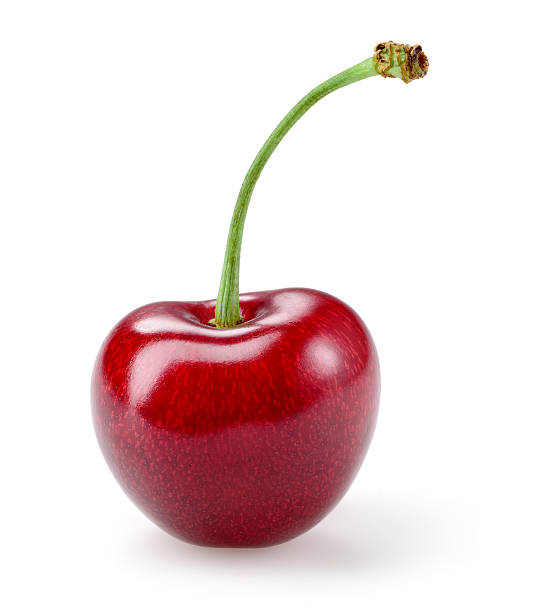
#> input picture test2.png, 534 x 612 px
$ jupyter execute 'Otsu'"'"'s.ipynb'   (shell and % lines are left out)
#> lines starting #> are read from the running program, lines starting #| are printed output that depends on the picture; after the words box and inside, x2 and y2 are one past the last pixel; in counts of white or black regions, pixels touching at a corner belong together
<a href="https://colab.research.google.com/github/nodonut6311/Otsu-s-Thresholding-in-Image-Processing/blob/main/Otsu's.ipynb" target="_parent"></a>

[cell 1]
import cv2
import pytesseract
import matplotlib.pyplot as plt

[cell 2]
pytesseract.pytesseract.tesseract_cmd = "/usr/bin/tesseract"

[cell 3]
from google.colab import files
uploaded = files.upload()
#> the answer given: test2.png

[cell 4]
img = cv2.imread("test2.png")
#> img is the input picture: shape (612, 534, 3); mean B, G, R 215.8, 215.3, 234.4
img_rgb = cv2.cvtColor(img, cv2.COLOR_BGR2RGB)

plt.figure(figsize = (6,6))
plt.imshow(img_rgb)
plt.title("OG")
plt.axis("off")

[cell 5]
gray = cv2.cvtColor(img,cv2.COLOR_BGR2GRAY)
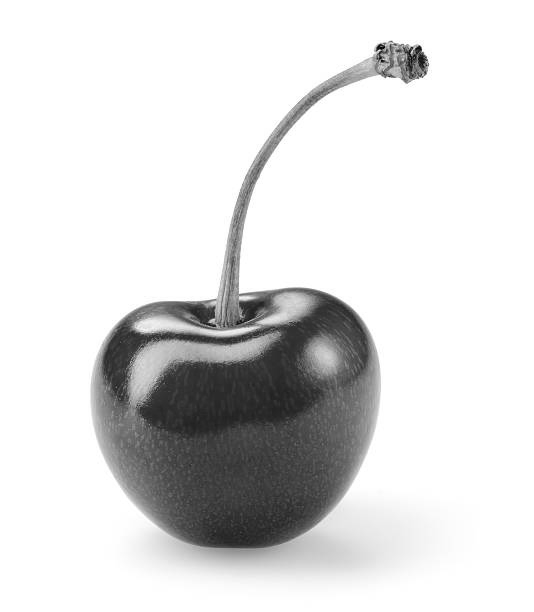
#> gray: shape (612, 534); min 1, max 255, mean 221

plt.figure(figsize = (6,6))
plt.imshow(gray, cmap = "gray")
plt.title("OG'S GrayScale")
plt.axis("off")

[cell 6]
#Grayscale Intensity Histogram :
plt.figure(figsize=(6,4))
plt.hist(gray.ravel(), bins=256, range=[0,256]) #converting 2D to 1D
plt.title("GIS")
plt.xlabel("0 - 255")
plt.ylabel("#Pixels")
plt.show()
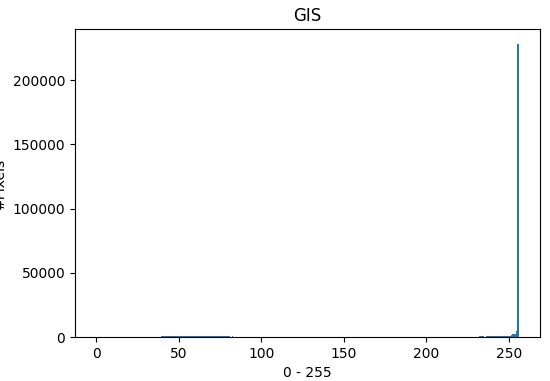
#> figure drawn by matplotlib, 1 panel; tallest bar 228401 high, from x = 255 to 256

[cell 7]
threshold_value = 150

plt.figure(figsize=(6,4))
plt.hist(gray.ravel(), bins=256, range=[0,256])
plt.axvline(threshold_value, linestyle="--", linewidth=2, label="Threshold")
plt.title("GIS w Threshold")
plt.xlabel("0-255")
plt.ylabel("#Pixels")
plt.legend()
plt.show()
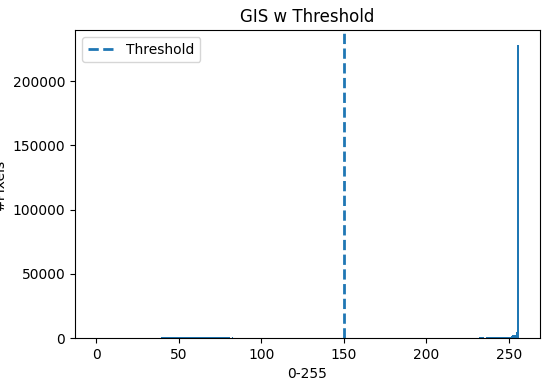
#> figure drawn by matplotlib, 1 panel; tallest bar 228401 high, from x = 255 to 256

[cell 8]
plt.figure(figsize=(6,4))
plt.hist(gray.ravel(), bins=256, range=[0,256])
plt.yscale("log")
plt.title("Log-Scaled GIH")
plt.xlabel("0-255")
plt.ylabel("Pixel Count (log scale)")
plt.show()
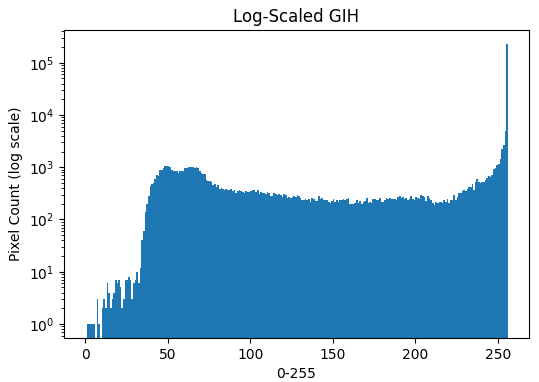
#> figure drawn by matplotlib, 1 panel; tallest bar 228401 high, from x = 255 to 256

[cell 9]
otsu_threshold, thresh_otsu = cv2.threshold(
    gray,
    0,                      # Otsu basic
    255,
    cv2.THRESH_BINARY + cv2.THRESH_OTSU
)
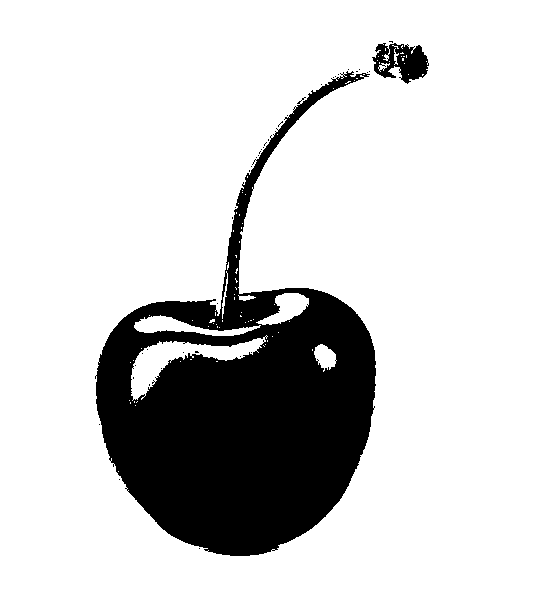
#> thresh_otsu: shape (612, 534); 82% white; 39 black regions (37 under 20 px), largest, box (x1, y1, x2, y2) and area: (95, 71, 376, 556) 57316, (372, 43, 429, 84) 1394
#> otsu_threshold = 167

[cell 10]
plt.figure(figsize=(6,4))
plt.hist(gray.ravel(), bins=256, range=[0,256])
plt.yscale("log")
plt.axvline(
    otsu_threshold,
    linestyle="--",
    linewidth=2,
    label=f"Otsu Threshold = {otsu_threshold:.0f}"
)
plt.title("Log Histogram with Otsu Threshold")
plt.xlabel("0-255")
plt.ylabel("#Pixel(log scale)")
plt.legend()
plt.show()
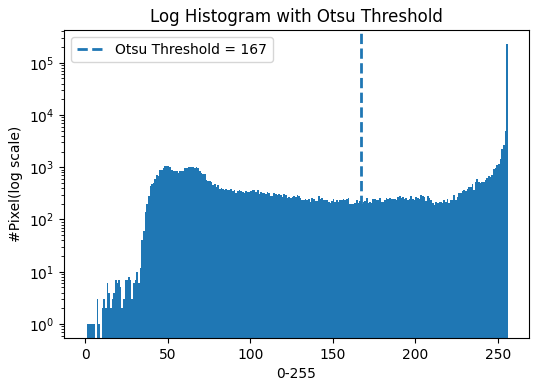
#> figure drawn by matplotlib, 1 panel; tallest bar 228401 high, from x = 255 to 256

$ run again, with test.png copied over test2.png
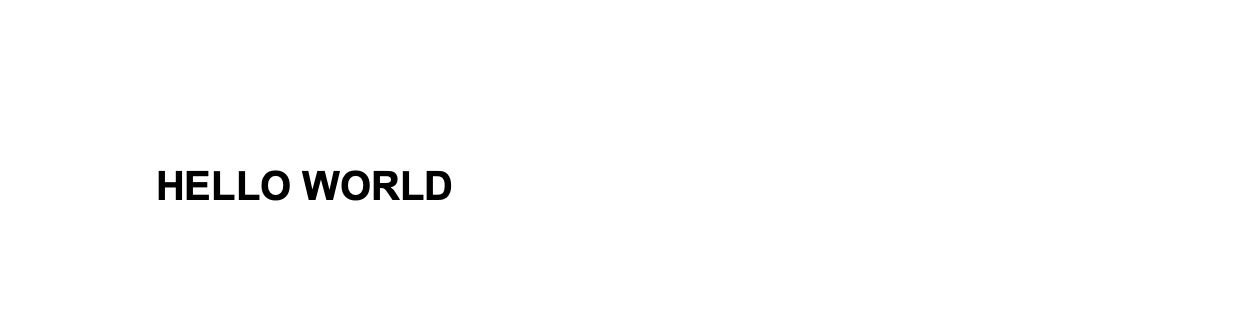
#> input picture test.png, 1250 x 314 px
#> img is the input picture: shape (314, 1250, 3); min 0, max 255, mean 252.3
#> `plt.show()`:
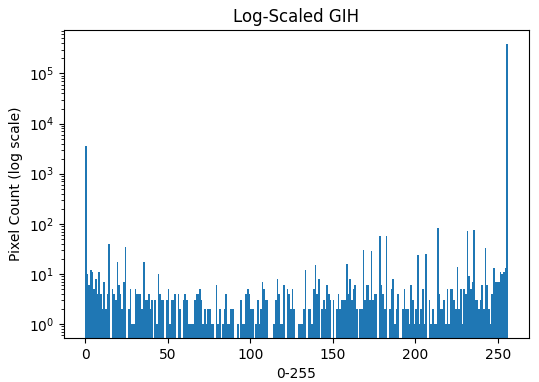
#> figure drawn by matplotlib, 1 panel; tallest bar 387592 high, from x = 255 to 256
#> thresh_otsu: shape (314, 1250); 99% white; 10 black regions, largest, box (x1, y1, x2, y2) and area: (302, 171, 340, 200) 628, (374, 171, 400, 200) 465, (262, 170, 290, 200) 458
#> otsu_threshold = 130
#> `plt.show()`:
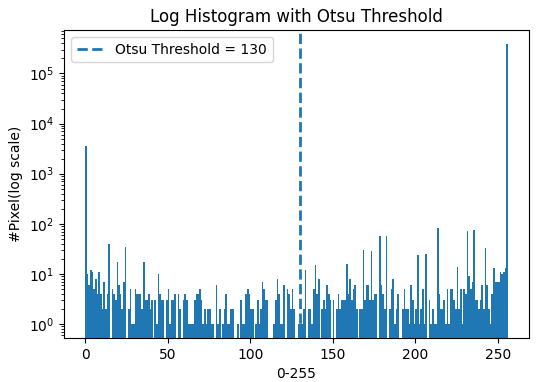
#> figure drawn by matplotlib, 1 panel; tallest bar 387592 high, from x = 255 to 256
